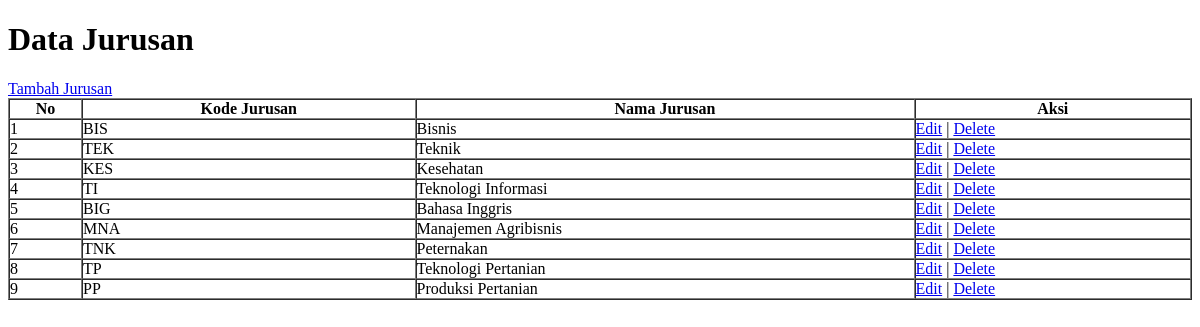
/crud/public/jurusan/index.php, run on an earlier commit of the app's database.
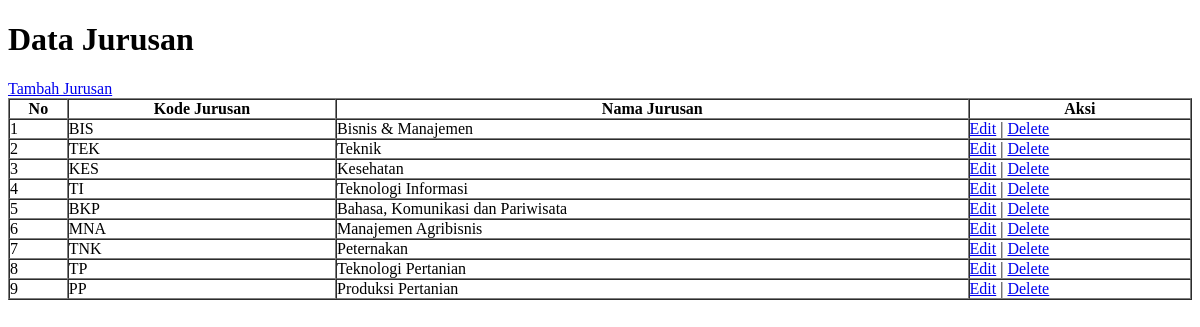
And on a later commit of the database.
### tables this page shows
CREATE TABLE `jurusan` (
  `id` int(11) NOT NULL,
  `kode_jurusan` varchar(10) NOT NULL,
  `nama_jurusan` varchar(100) NOT NULL,
  `created_at` timestamp NULL DEFAULT CURRENT_TIMESTAMP,
  `updated_at` timestamp NULL DEFAULT CURRENT_TIMESTAMP ON UPDATE CURRENT_TIMESTAMP
);

### crud/classes/Jurusan.php (called while the page is built, shortened)
<?php
class Jurusan {
    private $conn;
    public function __construct($db) {
        $this->conn = $db;
    }
    public function getAll() {
        $query = "SELECT * FROM jurusan ORDER BY id DESC";
        $result = $this->conn->query($query);
        return $result;
    }
}

### crud/public/jurusan/index.php (the view, shortened to what this page needs)
<!DOCTYPE html>
<html lang="en">
<head>
</head>
<body>
    <h1>Data Jurusan</h1>
    <a href="create.php">Tambah Jurusan</a>
    <table id="tableJurusan" border="1" cellspacing="0" cellpadding="0" width="100%" class="table table-bordered table-striped">
        <thead>
            <tr>
                <th>No</th>
                <th>Kode Jurusan</th>
                <th>Nama Jurusan</th>
                <th>Aksi</th>
            </tr>
        </thead>
        <tbody>
            <?php
            include_once "../../config/Database.php";
            include_once "../../classes/Jurusan.php";
            $database = new Database();
            $db = $database->getConnection();
            $jurusan = new Jurusan($db);
            $result = $jurusan->getAll();
            $no = 1;
            while ($row = $result->fetch_assoc()) {
                echo "<tr>";
                echo "<td>" . $no++ . "</td>";
                echo "<td>" . $row['kode_jurusan'] . "</td>";
                echo "<td>" . $row['nama_jurusan'] . "</td>";
                echo "<td><a href='edit.php?id=" . $row['id'] . "'>Edit</a> | <a href='delete.php?id=" . $row['id'] . "' onclick=\"return confirm('Apakah anda yakin?')\">Delete</a></td>";
                echo "</tr>";
            }
            ?>
        </tbody>
    </table>
</body>
</html>

What changed in the data, as far as the page shows it:
removed jurusan: kode_jurusan "BIG", nama_jurusan "Bahasa Inggris"
changed jurusan "BIS": nama_jurusan "Bisnis" → "Bisnis & Manajemen"
added jurusan: kode_jurusan "BKP", nama_jurusan "Bahasa, Komunikasi dan Pariwisata"
